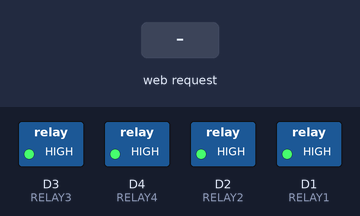
Bench run of a sketch on a simulated ESP8266 (NodeMCU). Parts: switched loads named in the sketch (green lamp = pin HIGH). The test bench sets the inputs (shaded band). What the sketch prints to the serial monitor is not drawn.

Above: at 1.2 s.
1.3 s: HTTP request GET /relay1on received
At 1.6 s:
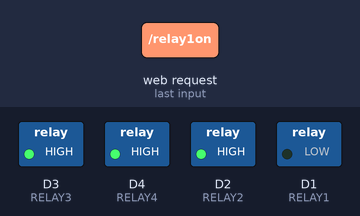
2.8 s: HTTP request GET /relay2on received
At 4.0 s:
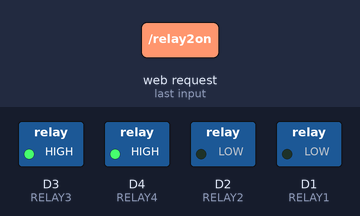
4.3 s: HTTP request GET /relay1off received
At 5.1 s:
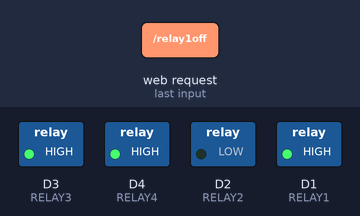
5.8 s: HTTP request GET /relay3on received
At 6.2 s:
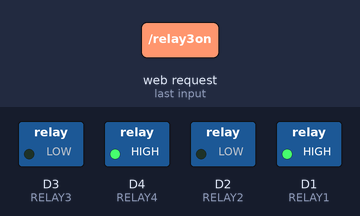
7.3 s: HTTP request GET /relay2off received
At 8.5 s:
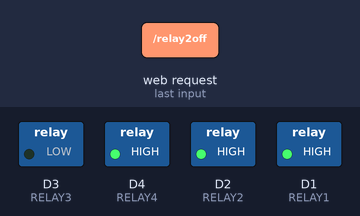
8.8 s: HTTP request GET /relay4on received
At 9.7 s:
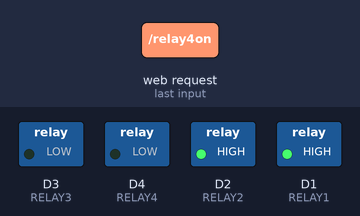
Timing chart, 0 to 11.3 s (numbered marks = the images above; inputs shaded):
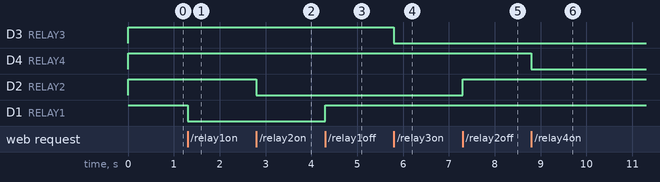

The sketch:

SmartHome.ino
```cpp
#include <ESP8266WiFi.h>
#include <ESP8266WebServer.h>

// ===== Wi-Fi Access Point Credentials =====
const char* ssid = "SmartHome";
const char* password = "12345678";

// ===== Relay Pin Configuration =====
#define RELAY1 D1
#define RELAY2 D2
#define RELAY3 D3
#define RELAY4 D4

// ===== Create a Web Server on Port 80 =====
ESP8266WebServer server(80);

// ===== Function to Generate the HTML Page =====
void handleRoot() {
  String html = R"rawliteral(
  <!DOCTYPE html>
  <html>
  <head>
    <title>Smart Home Control</title>
    <meta name="viewport" content="width=device-width, initial-scale=1">
    <style>
      body {
        font-family: Arial, sans-serif;
        text-align: center;
        background: linear-gradient(to right, #00c6ff, #0072ff);
        color: white;
        padding-top: 30px;
      }
      h1 {
        margin-bottom: 20px;
      }
      .btn {
        display: inline-block;
        width: 100px;
        margin: 10px;
        padding: 12px;
        border: none;
        border-radius: 25px;
        font-size: 16px;
        font-weight: bold;
        cursor: pointer;
        color: white;
        transition: 0.3s;
      }
      .on {
        background-color: #4CAF50;
      }
      .off {
        background-color: #f44336;
      }
      .btn:hover {
        opacity: 0.8;
      }
      .relay-container {
        background-color: rgba(255, 255, 255, 0.15);
        border-radius: 15px;
        padding: 20px;
        margin: 10px auto;
        width: 80%;
        max-width: 400px;
      }
    </style>
  </head>
  <body>
    <h1>Smart Home Control</h1>

    <div class="relay-container">
      <p>Relay 1</p>
      <a href="/relay1on"><button class="btn on">ON</button></a>
      <a href="/relay1off"><button class="btn off">OFF</button></a>
    </div>

    <div class="relay-container">
      <p>Relay 2</p>
      <a href="/relay2on"><button class="btn on">ON</button></a>
      <a href="/relay2off"><button class="btn off">OFF</button></a>
    </div>

    <div class="relay-container">
      <p>Relay 3</p>
      <a href="/relay3on"><button class="btn on">ON</button></a>
      <a href="/relay3off"><button class="btn off">OFF</button></a>
    </div>

    <div class="relay-container">
      <p>Relay 4</p>
      <a href="/relay4on"><button class="btn on">ON</button></a>
      <a href="/relay4off"><button class="btn off">OFF</button></a>
    </div>

  </body>
  </html>
  )rawliteral";

  server.send(200, "text/html", html);
}

// ===== Relay Control Functions =====
void relay1on()  { digitalWrite(RELAY1, LOW);  server.sendHeader("Location", "/"); server.send(303); }
void relay1off() { digitalWrite(RELAY1, HIGH); server.sendHeader("Location", "/"); server.send(303); }

void relay2on()  { digitalWrite(RELAY2, LOW);  server.sendHeader("Location", "/"); server.send(303); }
void relay2off() { digitalWrite(RELAY2, HIGH); server.sendHeader("Location", "/"); server.send(303); }

void relay3on()  { digitalWrite(RELAY3, LOW);  server.sendHeader("Location", "/"); server.send(303); }
void relay3off() { digitalWrite(RELAY3, HIGH); server.sendHeader("Location", "/"); server.send(303); }

void relay4on()  { digitalWrite(RELAY4, LOW);  server.sendHeader("Location", "/"); server.send(303); }
void relay4off() { digitalWrite(RELAY4, HIGH); server.sendHeader("Location", "/"); server.send(303); }

// ===== Setup Function =====
void setup() {
  Serial.begin(115200);

  // Relay setup
  pinMode(RELAY1, OUTPUT);
  pinMode(RELAY2, OUTPUT);
  pinMode(RELAY3, OUTPUT);
  pinMode(RELAY4, OUTPUT);

  digitalWrite(RELAY1, HIGH);
  digitalWrite(RELAY2, HIGH);
  digitalWrite(RELAY3, HIGH);
  digitalWrite(RELAY4, HIGH);

  // Start Access Point
  WiFi.softAP(ssid, password);
  Serial.println("Access Point Started!");
  Serial.print("SSID: ");
  Serial.println(ssid);
  Serial.print("IP Address: ");
  Serial.println(WiFi.softAPIP());

  // Route setup
  server.on("/", handleRoot);
  server.on("/relay1on", relay1on);
  server.on("/relay1off", relay1off);
  server.on("/relay2on", relay2on);
  server.on("/relay2off", relay2off);
  server.on("/relay3on", relay3on);
  server.on("/relay3off", relay3off);
  server.on("/relay4on", relay4on);
  server.on("/relay4off", relay4off);

  server.begin();
  Serial.println("Web server started!");
}

// ===== Loop Function =====
void loop() {
  server.handleClient();
}
```

Measured:
- after the input at 1.3 s, D1 (RELAY1): HIGH → LOW at once
- after the input at 2.8 s, D2 (RELAY2): HIGH → LOW at once
- after the input at 4.3 s, D1 (RELAY1): LOW → HIGH at once
- after the input at 5.8 s, D3 (RELAY3): HIGH → LOW at once
- after the input at 7.3 s, D2 (RELAY2): LOW → HIGH at once
- after the input at 8.8 s, D4 (RELAY4): HIGH → LOW at once
